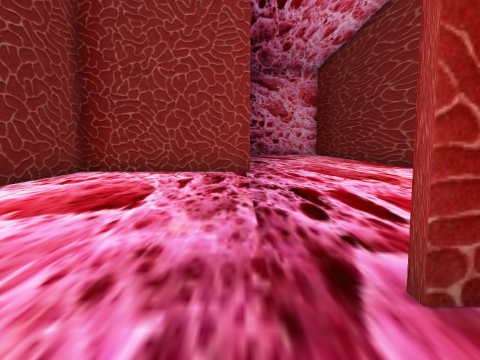
view 1 (above)

24 first-person views from a walk through a scene from a Unity 3-D project. The camera is 1.5 m above the floor, tilts 6° down and sees 70° across. The floor is counted in squares, 2 m on a side. Each view is taken from the middle of a square. On the plan, view 1 faces up. The plan holds only what a view shows up to about 11 squares ahead; the rest is blank. The place goes on beyond the plan. Some surface patterns are stand-ins.

view 2
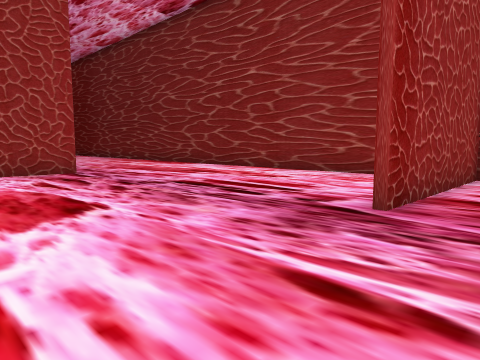

view 3
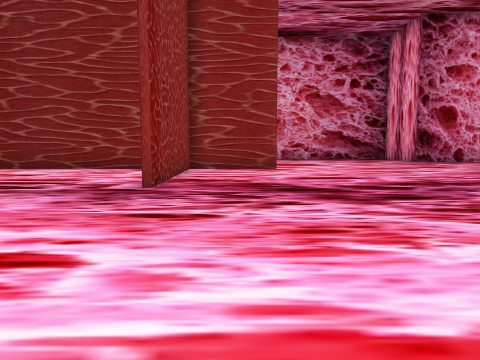

view 4
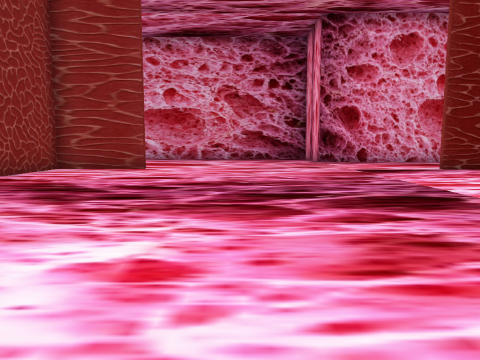

view 5
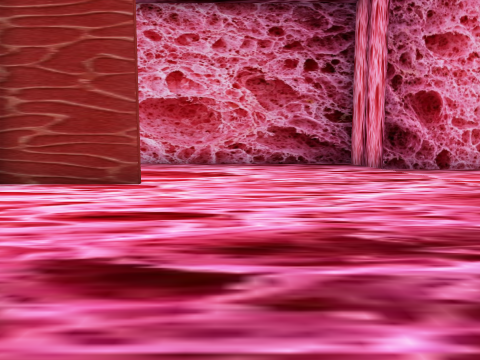

view 6
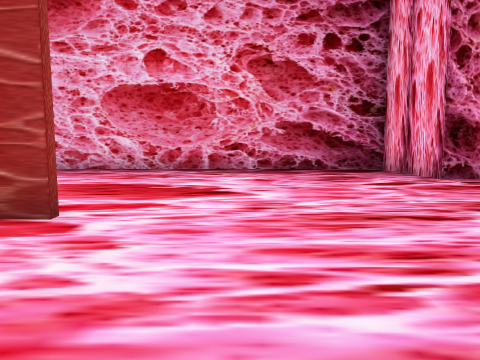

view 7
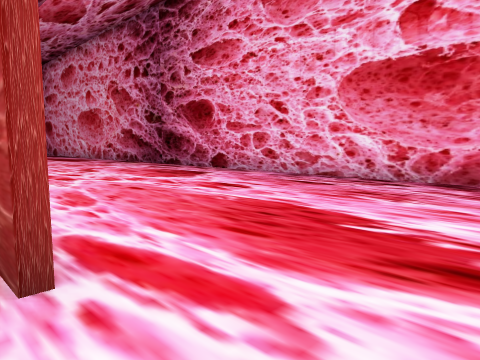

view 8
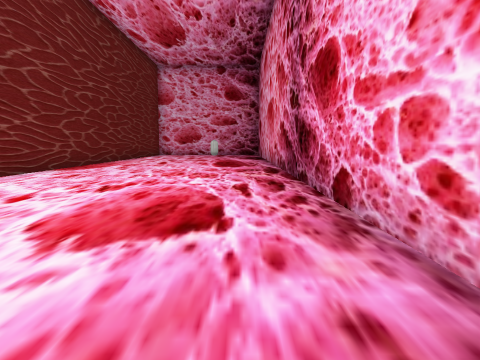

view 9
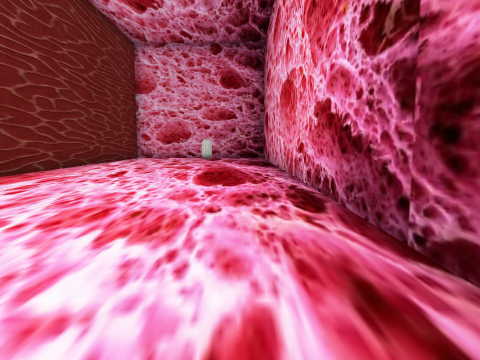

view 10
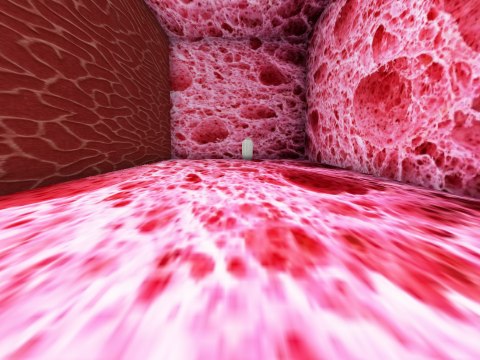

view 11
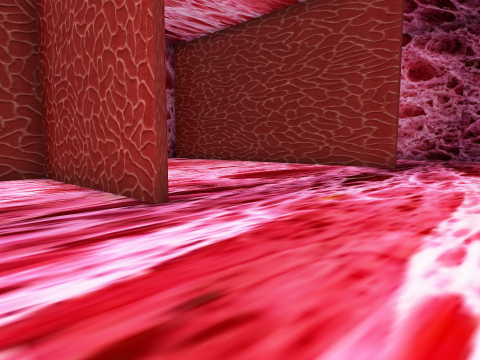

view 12
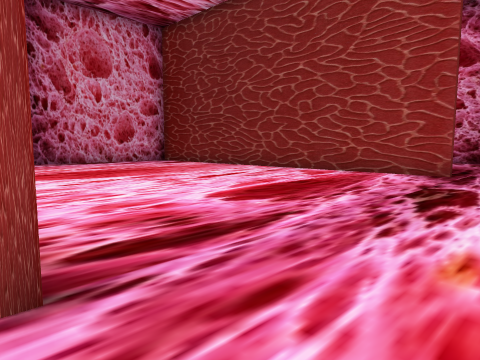

view 13
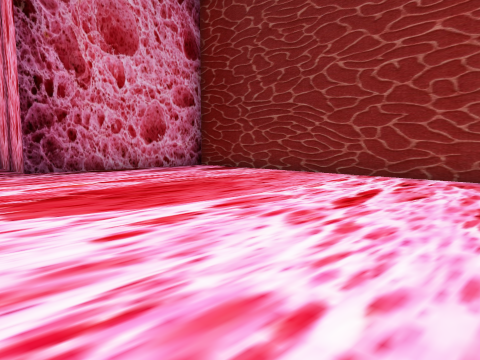

view 14
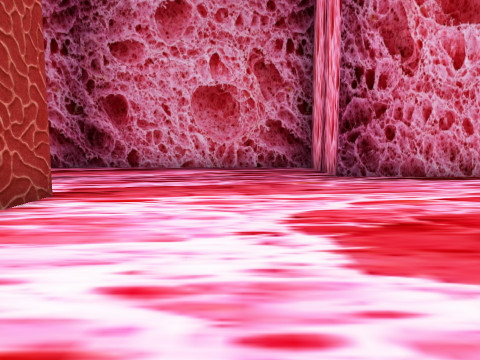

view 15
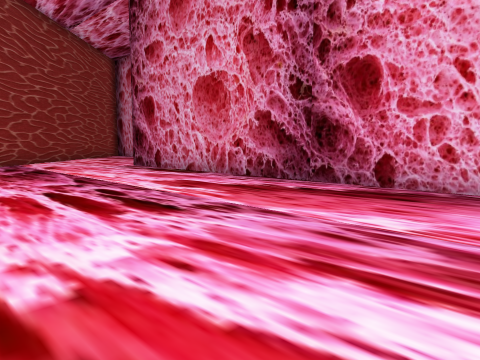

view 16
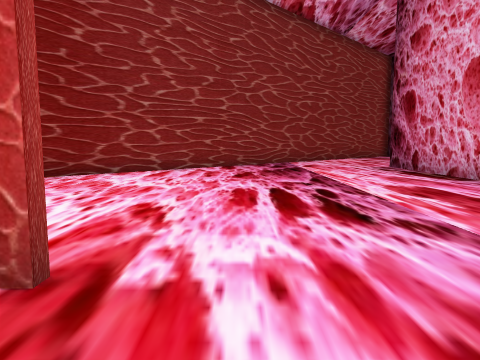

view 17
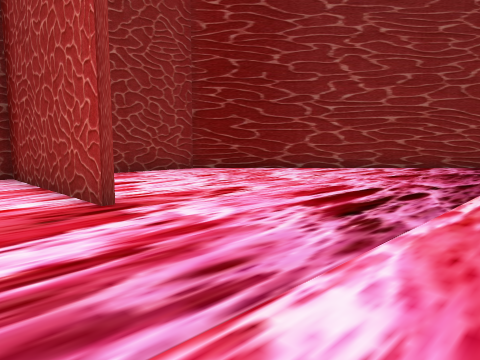

view 18
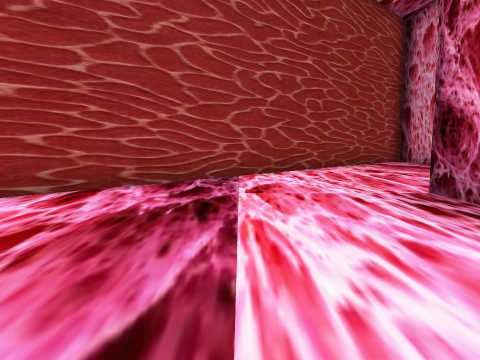

view 19
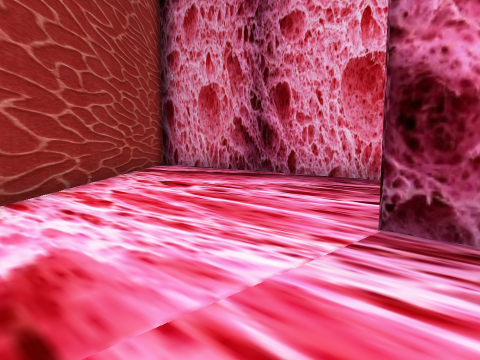

view 20
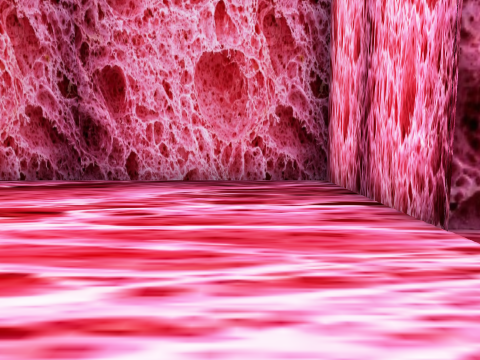

view 21
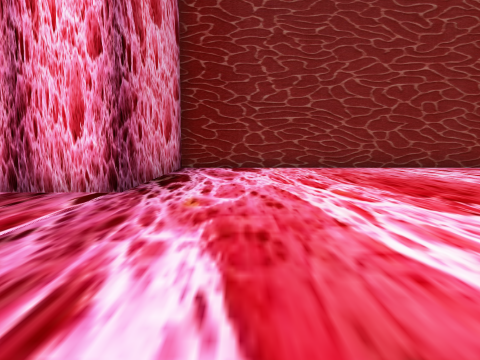

view 22
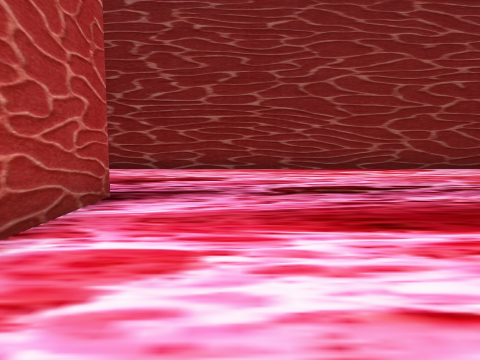

view 23
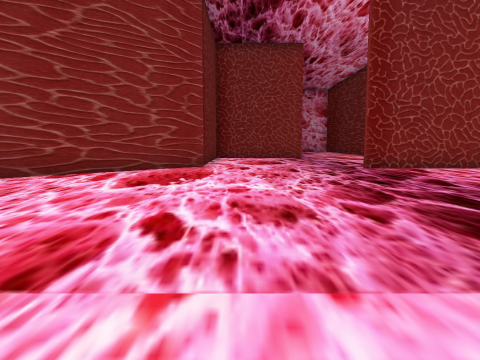

view 24
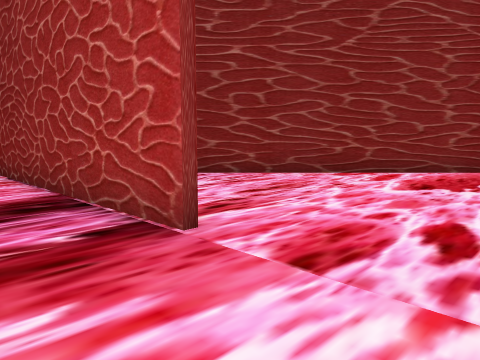

### Floor plan
Points are (right, up) in squares from view 1. A wall is a line through its corners. A room is listed if a view was taken in it or the views show most of it. See-through windows are left out.
Room 1 (views 1, 2, 3, 4, 5, 6, 7, 8, 9, 10, 11, 12, 13, 14, 15, 16, 17, 18, 19, 20, 21, 22, 23, 24)
walls: (-4.6, 2.1) (-10.2, -3.5); (0.4, 9.3) (-4.3, 9.3) (-4.3, 6); (5.4, 2.9) (5.4, 18.5); (5.4, -1.1) (5.4, 1.5) (0.8, 1.5); (-9, 7.3) (-4.4, 7.3); (-5.4, -7.3) (-12.9, -7.3); (0, 17.9) (-11.8, 17.9) (-11.8, 12.3) (-15, 12.3) (-15, -2.2) (-19.1, -2.2) (-19.1, -9.5); (5.5, 18) (5.5, 8.8); (9.2, -9.5) (9.2, -7.3) (12.3, -7.3) (12.3, 18); (-16.5, -9.6) (-4.4, 2.5) (-4.4, 5.1)

Where each view was taken, in squares from view 1:
view 1: 0 up, 0 right, facing up
view 2: 0 up, 3 left, facing up-right
view 3: 0 up, 5 left, facing right
view 4: 4 down, 5 left, facing right
view 5: 3 down, 1 left, facing right
view 6: 3 down, 2 right, facing right
view 7: 3 down, 5 right, facing up-right
view 8: 1 up, 11 right, facing up
view 9: 6 up, 11 right, facing up
view 10: 7 up, 9 right, facing up
view 11: 7 up, 4 right, facing up-left
view 12: 9 up, 2 right, facing up-left
view 13: 10 up, 2 left, facing up-left
view 14: 10 up, 4 left, facing left
view 15: 9 up, 9 left, facing down-left
view 16: 9 up, 10 left, facing down
view 17: 9 up, 13 left, facing down-right
view 18: 3 up, 12 left, facing down
view 19: 1 down, 12 left, facing down-left
view 20: 4 down, 12 left, facing left
view 21: 7 up, 10 left, facing up
view 22: 16 up, 5 left, facing right
view 23: 9 down, 3 left, facing up
view 24: 9 down, 3 left, facing up-left
